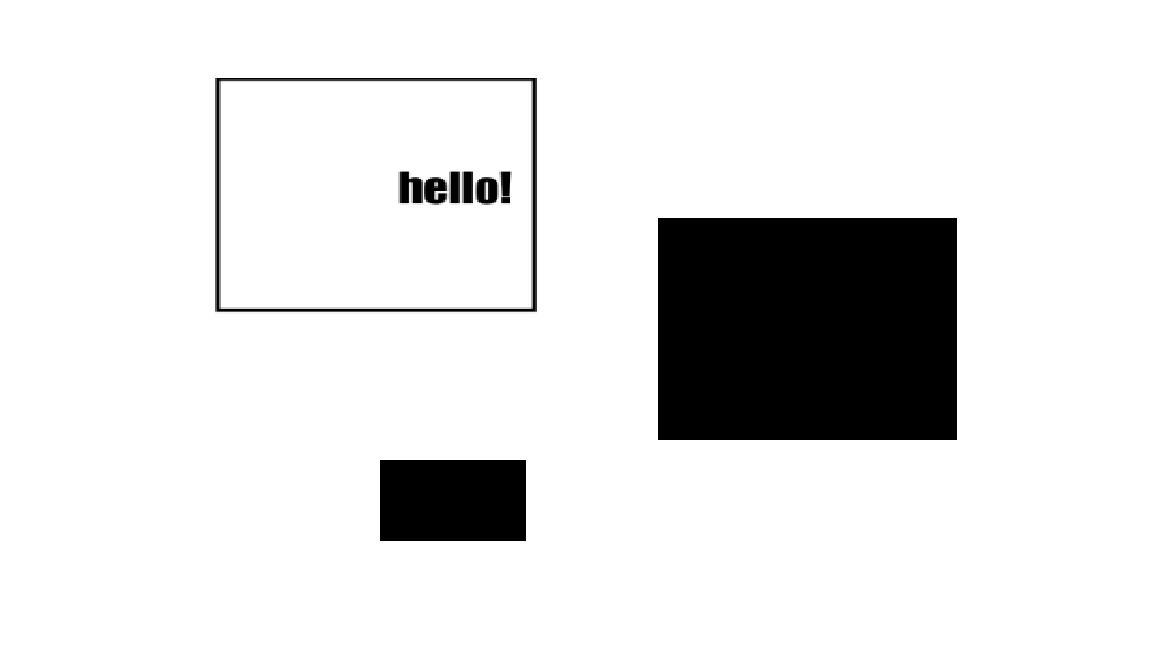
#> input picture images/blackbox.png, 1152 x 648 px, found by its file name
$ python boxrecog.py
#> lines starting #> are read from the running program, lines starting #| are printed output that depends on the picture; after the words box and inside, x2 and y2 are one past the last pixel; in counts of white or black regions, pixels touching at a corner belong together
import cv2
import numpy as np

# Read the input image
image = cv2.imread('images/blackbox.png')
#> image is the input picture: shape (648, 1152, 3); min 0, max 255, mean 226.2

# Convert the image to grayscale
gray = cv2.cvtColor(image, cv2.COLOR_BGR2GRAY)

# Apply edge detection using Canny
edges = cv2.Canny(gray, 50, 150, apertureSize=3)
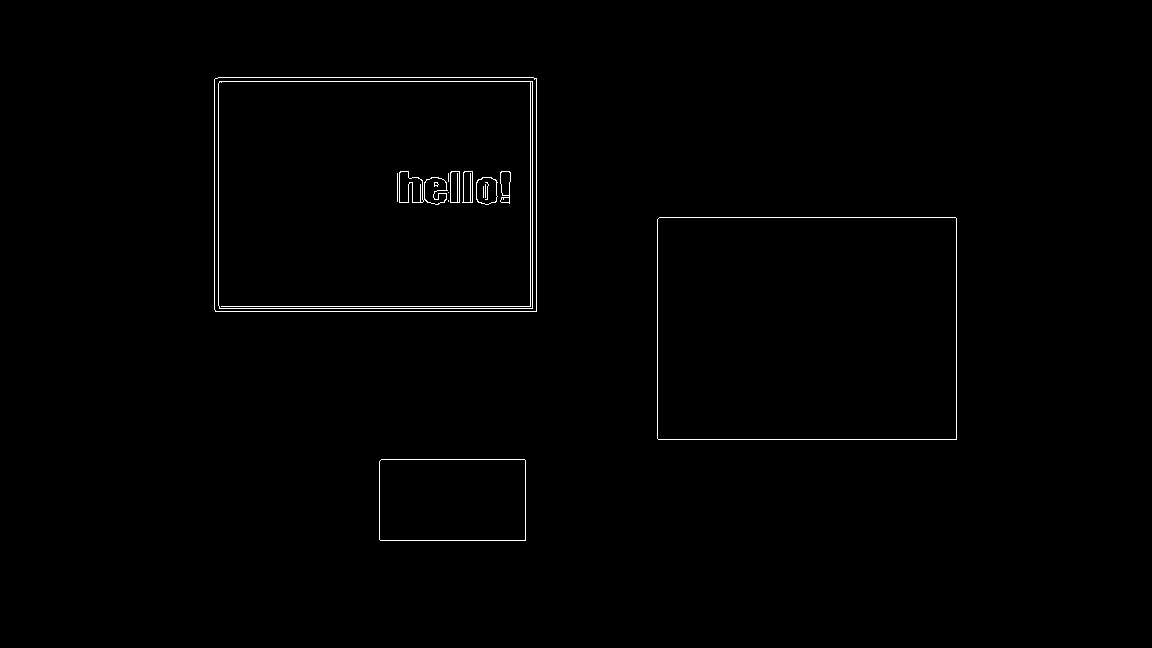
#> edges: shape (648, 1152); 0.67% white in thin lines or dots, all inside (x1, y1, x2, y2) = (214, 77, 957, 541)

# Find contours in the edge-detected image
contours, _ = cv2.findContours(edges, cv2.RETR_EXTERNAL, cv2.CHAIN_APPROX_SIMPLE)
#> contours = 3 contours; box (x1, y1, x2, y2) and area: (214, 77, 537, 312) 75340, (657, 217, 957, 440) 66375, (379, 459, 526, 541) 11823

squares = []
colors = [(0,255,0),(255,0,0),(0,0,255)]
# Loop through the contours and identify squares
i = 0
for contour in contours:
    # Approximate the contour to a polygon
    epsilon = 0.04 * cv2.arcLength(contour, True)
    approx = cv2.approxPolyDP(contour, epsilon, True)

    # Check if the polygon has 4 corners (a square)
    if len(approx) == 4:

        # Calculate the aspect ratio to distinguish squares from rectangles
        x, y, w, h = cv2.boundingRect(approx)
        aspect_ratio = float(w) / h

        # Draw bounding box around the square
        cv2.drawContours(image, [approx], 0, colors[i], 10)
        print(f"Found a  box with\nx: {x}\ny: {y}\nw: {w}\nh: {h}\n")
        i += 1
#> this loop made 3 passes
#> (epsilon, approx, x, y, w, h, aspect_ratio) on passes 1 to 3: (18.07, [[379, 461], [380, 540], [525, 540], [524, 459]], 379, 459, 147, 82, 1.79), (41.59, [[657, 219], [658, 439], [956, 439], [955, 217]], 657, 217, 300, 223, 1.35), (44.39, [[214, 79], [215, 311], [536, 311], [536, 78]], 214, 78, 323, 234, 1.38)
#> (printed output is left out)
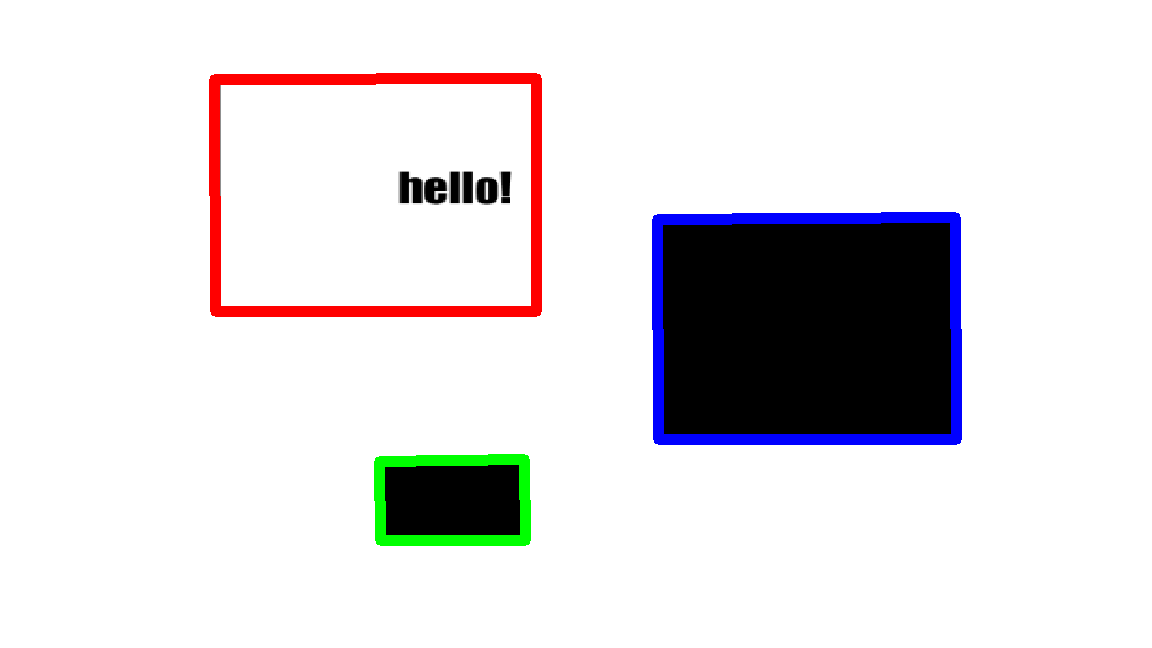
#> image: shape (648, 1152, 3); 3.81% of pixels changed, all inside (x1, y1, x2, y2) = (209, 73, 962, 546)
#> after the loop, i = 3
        #cropped_image = image[y:y+h, x:x+w]
# Display the image with detected squares
cv2.imshow('Detected Squares', image)
cv2.waitKey(0)
cv2.destroyAllWindows()
